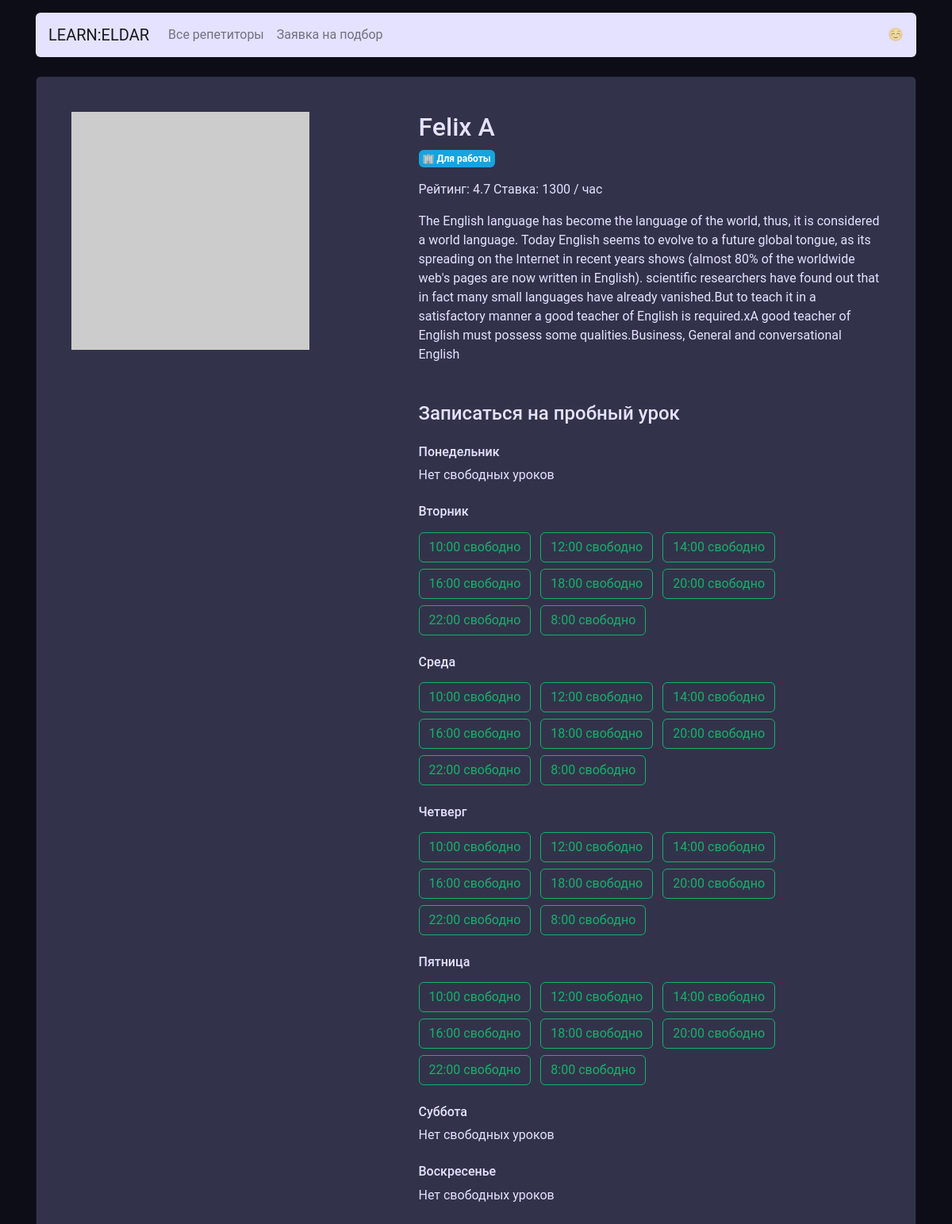
/profile/3, run on an earlier commit of the app's database.
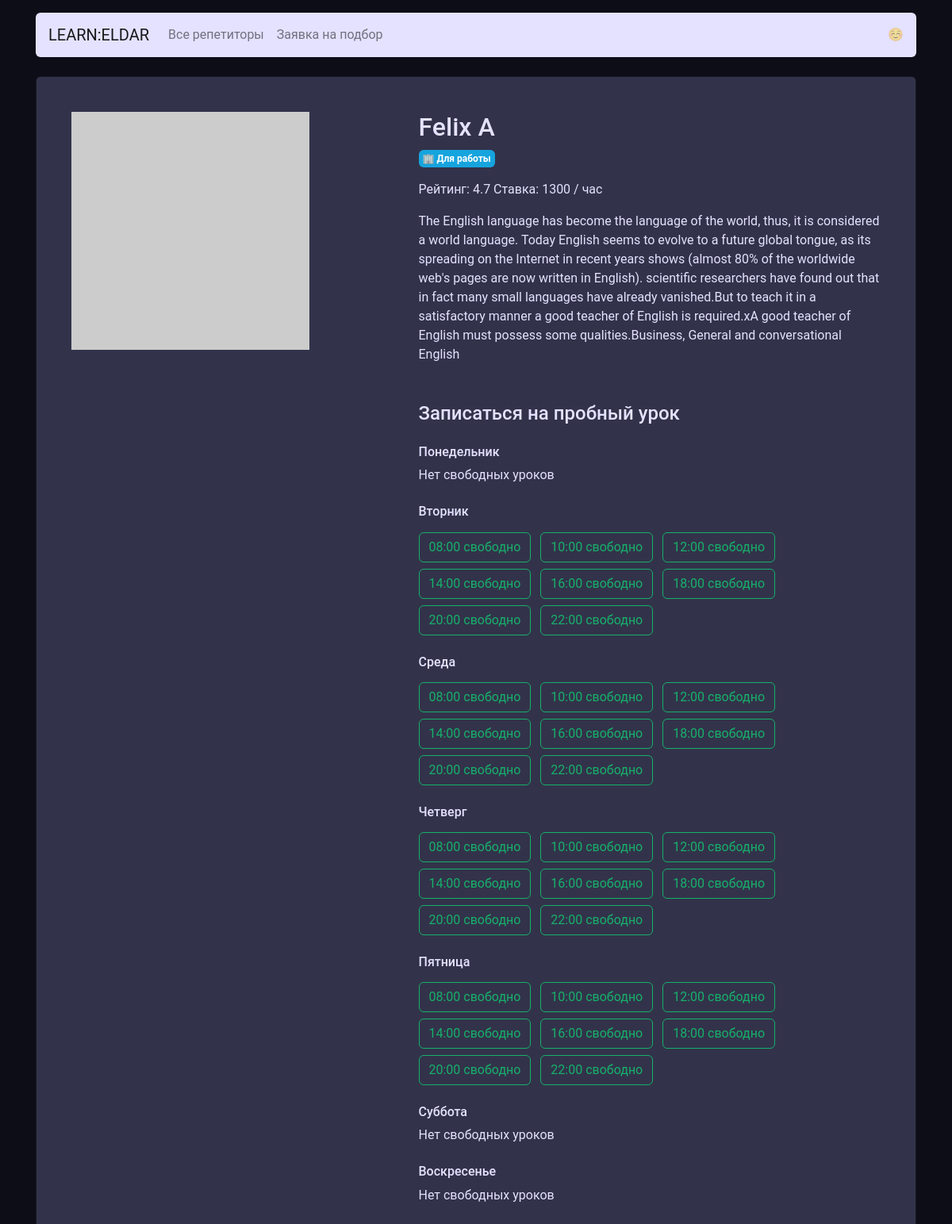
And on a later commit of the database.
### app.py (models this page shows)
class Teachers(db.Model):
    __tablename__ = 'teachers'
    id = db.Column('ID', db.Integer, primary_key=True)
    name = db.Column('Name', db.String)
    about = db.Column('About', db.String)
    rating = db.Column('Rating', db.Float)
    picture = db.Column('Picture', db.String)
    price = db.Column('Price', db.Integer)
    schedule = db.relationship('Schedule', backref='teacher')
    goals = db.relationship('Goals', secondary=teacher_goals_association, backref='teacher')
    booking = db.relationship('Booking', backref='teacher')

class Goals(db.Model):
    __tablename__ = 'goals'
    id = db.Column('ID', db.Integer, primary_key=True)
    goal_slug = db.Column('Goal slug', db.String)
    goal_text = db.Column('Goal text', db.String)

class Schedule(db.Model):
    __tablename__ = 'schedule'
    id = db.Column('ID', db.Integer, primary_key=True)
    week_day = db.Column('Week Day', db.String)
    timing = db.Column('Timing', db.String)
    teacher_id = db.Column('Teacher ID', db.Integer, db.ForeignKey('teachers.ID', ondelete='CASCADE'))

### app.py (the view)
@app.route('/profile/<int:id>')
def profiles_render(id):
    teacher_slots = db.session.query(Schedule).filter(Schedule.teacher_id == id).all()
    slots = {'mon': [], 'tue': [], 'wed': [], 'thu': [], 'fri': [], 'sat': [], 'sun': []}
    teacher_id = db.session.query(Teachers).get_or_404(id)
    for i in teacher_slots:
        slots[i.week_day].append(i.timing)
    return render_template('profile.html',
                           teacher=teacher_id,
                           teacher_slots=slots,
                           goals=goals,
                           week_days=week_days)

### templates/profile.html
{% extends 'base.html' %} {% block body %}
  <main class="container mt-3">
    <div class="card my-4 mx-auto">
      <div class="card-body m-2 m-md-4">
        <article class="row">
          <div class="col-5"><img src="{{ teacher.picture }}" class="img-fluid" alt=""></div>
          <div class="col-7">
            <section class="teacher=info">
              <h1 class="h2">{{ teacher.name }}</h1>
              <p>
                {% for badge in teacher.goals %}
                  <span class="badge badge-secondary mr-2" style="padding: 5px">
                {{ badge.goal_text }}
                  </span>
                {% endfor %}
              </p>
                <p>Рейтинг: {{ teacher.rating }} Ставка: {{ teacher.price }} / час</p>
                <p>{{ teacher.about }}</p>
            </section>
            <section class="available">
              <h4 class="mb-4 mt-5">Записаться на пробный урок</h4>
              {% for key, value in teacher_slots.items() %}
                <h6 class="mt-4">{{ week_days[key] }}</h6>
              {% if value | length == 0 %}
                <p>Нет свободных уроков</p>
              {% else %}
              {% for slot in value | sort %}
                <a href="/booking/{{teacher.id}}/{{ key }}/{{ slot | replace(':','-') }}"
                   class="btn btn-outline-success mr-2"
                   style="margin-top: 8px">{{ slot }} свободно</a>
              {% endfor %}
              {% endif %}
              {% endfor %}
            </section>
          </div>
        </article>
      </div>
    </div>
  </main>
{% endblock %}

### templates/base.html (shortened to what this page needs)
<!DOCTYPE html>
<html lang="ru">
<head>
  <link rel="stylesheet" href="https://stackpath.bootstrapcdn.com/bootstrap/4.3.1/css/bootstrap.min.css">
  <link rel="stylesheet" href="{{ url_for('static', filename='css/hacker.css') }}">
  <header class="container mt-3 sticky-top">
    <nav class="navbar navbar-expand-lg navbar-light rounded" style="background-color: #E4E2FF">
      <a class="navbar-brand" href="/">LEARN:ELDAR</a>
      <div class="collapse navbar-collapse" id="navbarNav">
        <ul class="navbar-nav">
          <li class="nav-item {% if request.path == '/all/' %}active{% endif %}"">
            <a class="nav-link" href="/all/">Все репетиторы</a>
          </li>
          <li class="nav-item {% if request.path == '/request/' or request.path == '/request_done/'  %}active{% endif %}"">
            <a class="nav-link" href="/request/">Заявка на подбор</a>
          </li>
        </ul>
      </div>
      <span class="navbar-text d-sm-none d-lg-block">
        ☺️
      </span>
    </nav>
  </header>
    </head>
<body>
 {% block body %} {% endblock %}
</body>
</html>

What changed in the data, as far as the page shows it:
removed Schedule: Timing "8:00", shown under "Вторник"
added Schedule: Timing "08:00", shown under "Вторник"
changed Schedule (number 9 of 32 on the later page): Timing "8:00" → "08:00"; moves up the list
changed Schedule (number 17 of 32 on the later page): Timing "8:00" → "08:00"; moves up the list
changed Schedule (number 25 of 32 on the later page): Timing "8:00" → "08:00"; moves up the list
